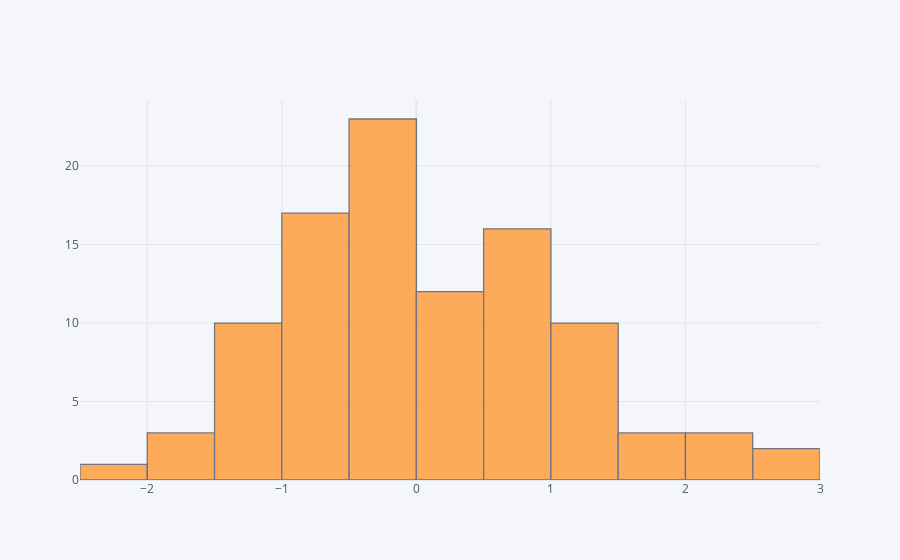

Here is the notebook cell this chart was saved with:
### Code cell
df['A'].iplot(kind='hist',bins=25)

### Figure 1 — Plotly figure (JSON) as saved in the notebook; plotly's stock layout.template omitted (floating-point values rounded to 4 significant figures)
{"data": [{"histfunc": "count", "histnorm": "", "marker": {"color": "rgba(255, 153, 51, 1.0)", "line": {"color": "#4D5663", "width": 1.3}}, "name": "A", "nbinsx": 25, "opacity": 0.8, "orientation": "v", "type": "histogram", "x": [0.3088, -0.3181, -0.3256, -0.1924, -0.3171, -0.3638, 1.738, -1.637, 1.208, 0.5795, 0.387, -0.104, 0.3988, 0.05888, 2.046, -0.06205, -0.5089, 1.706, -0.8328, 0.7407, 0.9255, -0.507, -1.457, -0.2437, 1.168, -0.312, 0.7109, -1.036, -1.1, -0.1259, 1.772, -0.3997, -0.9324, -0.889, -1.225, -0.9007, -0.535, 0.8166, -0.7104, -0.3457, 2.959, 0.2353, 0.9666, 2.438, -0.3041, -0.05445, 0.879, -1.115, -0.6219, -1.482, -0.9647, -0.1863, 1.083, 0.1552, 0.6927, -0.4944, 0.4663, 1.136, 0.01346, 0.7146, 0.4981, -0.3673, -1.335, 2.552, -1.418, -0.4329, 1.01, 0.01633, 1.389, 0.9613, -1.536, 1.185, 2.322, -2.045, -0.5872, 1.273, 1.42, 0.8391, 0.1312, -0.06591, -0.6969, -1.139, -0.04754, -0.2249, 0.7754, -0.1807, -0.8355, 0.8468, 0.3824, -0.9905, 0.95, -0.6045, 1.261, -1.989, 0.8439, -0.5887, 0.81, -1.156, -0.0799, -0.6902]}], "layout": {"barmode": "overlay", "legend": {"bgcolor": "#F5F6F9", "font": {"color": "#4D5663"}}, "paper_bgcolor": "#F5F6F9", "plot_bgcolor": "#F5F6F9", "title": {"font": {"color": "#4D5663"}}, "xaxis": {"gridcolor": "#E1E5ED", "showgrid": true, "tickfont": {"color": "#4D5663"}, "title": {"font": {"color": "#4D5663"}, "text": ""}, "zerolinecolor": "#E1E5ED"}, "yaxis": {"gridcolor": "#E1E5ED", "showgrid": true, "tickfont": {"color": "#4D5663"}, "title": {"font": {"color": "#4D5663"}, "text": ""}, "zerolinecolor": "#E1E5ED"}}}
